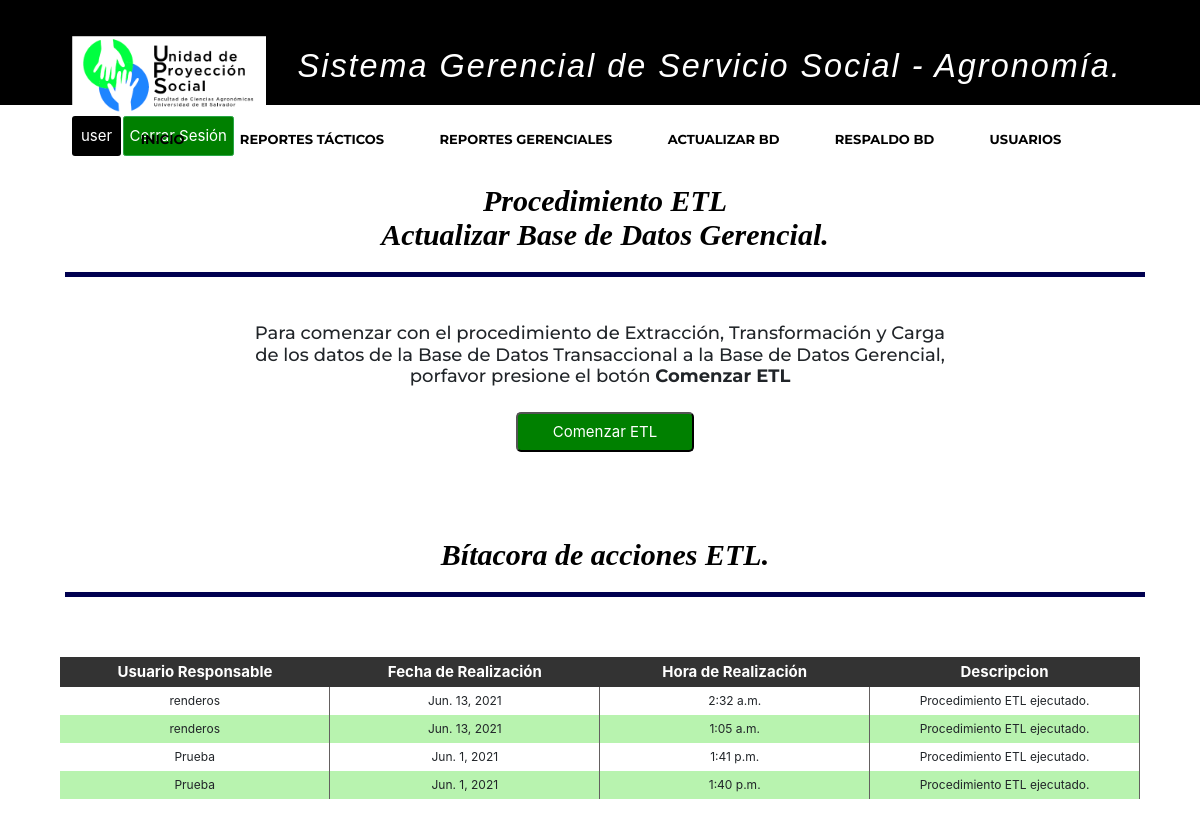
Page /sistemaGerencialAgro/procedimientoETL/ (signed in) on the earlier database version.
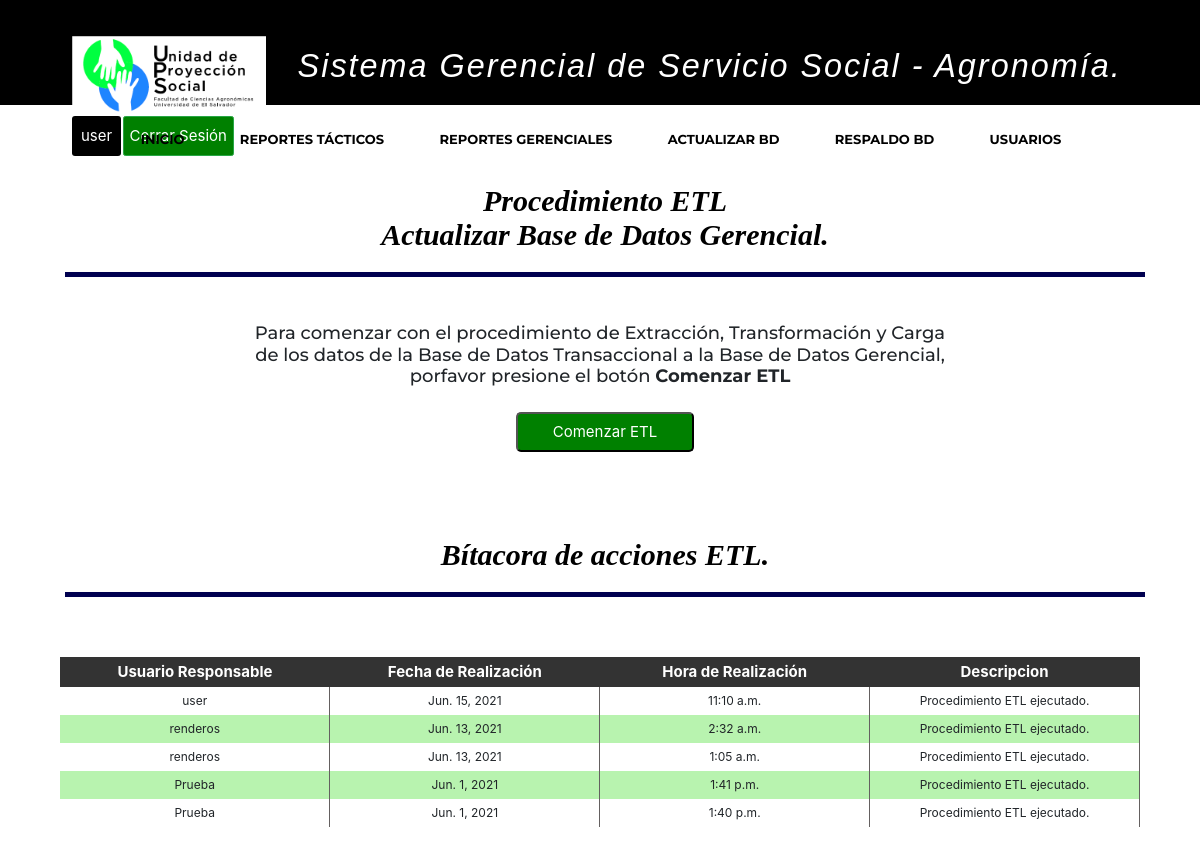
Same page on the later database version.
### apps/usuario/models.py (models this page shows, shortened)
class Usuario(AbstractBaseUser):
    username = models.CharField('Nombre de usuario',unique = True, max_length=15, blank=False)
    email = models.EmailField('Correo Electrónico', max_length=254,unique = True, blank=False)
    nombres = models.CharField('Nombres', max_length=200, null = False, blank=False)
    apellidos = models.CharField('Apellidos', max_length=200, null = False, blank=False)
    imagen = models.ImageField('Imagen de Perfil', upload_to='perfil/', max_length=200,blank = True,null = True)
    is_active = models.BooleanField(default = True)
    usuario_administrador = models.BooleanField(default = False)
    rol=models.CharField(max_length=3,null=False, blank=False,choices=roles,default='EST')
    objects = UsuarioManager()
    USERNAME_FIELD = 'username'
    REQUIRED_FIELDS = ['email','nombres', 'apellidos']

### apps/proyecto/models.py (models this page shows, shortened)
class Bitacora(models.Model):
    usuario = models.CharField(max_length=25, null=False, blank=False)
    fecha_modificacion = models.DateField(null=False)
    hora_modificacion = models.TimeField(null=False)
    descripcion = models.CharField(max_length=100, null=False, blank=False)

### apps/proyecto/views.py (the view)
# urls.py: path('sistemaGerencialAgro/procedimientoETL/', login_required(procedimientoETL), name='procedimientoETL'),
def procedimientoETL(request):
    bitacora = Bitacora.objects.order_by('-fecha_modificacion', '-hora_modificacion')
    context = {
        'bitacora': bitacora,
    }
    return render(
        request,
        'proyecto/procesoETL.html',
        context
    )

### templates/proyecto/procesoETL.html (shortened to what this page needs)
{% extends 'base/base.html' %}
{% load static %}
{% block content %}
{% if user.is_authenticated %}
    {% if request.user.rol == 'ADM' %}
      <header>
        <div class="container">
            <h2 align="center" class="form-titulo" style ="margin-left: 5px;">Procedimiento ETL </br>Actualizar Base de Datos Gerencial.</h2>
        </div>
      </header>
    <div class="container">
        {% if mensaje %}
            </br>
            <h3> <strong><i> {{ mensaje }} </i></strong> </h3>
        {% else %}
            <h4>Para comenzar con el procedimiento de Extracción, Transformaci&oacute;n y Carga</br> de los datos de la Base de Datos Transaccional a la Base de Datos Gerencial, </br> porfavor presione el bot&oacute;n <strong>Comenzar ETL</strong> </h4>
            <a><input class = "btn-buscar btn-busqueda"  type="button" data-toggle="modal" data-target="#modalETL" value="Comenzar ETL"></a>
        {% endif %}
        <h2 align="center" class="form-titulo" style ="margin-left: 5px;">B&iacute;tacora de acciones ETL.</h2>
        <div>
            <table>
                <thead>
            	   <tr>
                        <th>Usuario Responsable</th>
                		<th>Fecha de Realizaci&oacute;n</th>
                        <th>Hora de Realizaci&oacute;n</th>
                        <th>Descripcion</th>
            		</tr>
                </thead>
                {% if bitacora %}
                {% for bi in bitacora %}
            		<tr class="etiqueta-tr">
                        <td class="th-borde width-th-xx" style = "text-align:center;">{{ bi.usuario }}</td>
                		<td class="th-borde width-th-xx" style = "text-align:center;">{{ bi.fecha_modificacion }}</td>
                        <td class="th-borde width-th-xx" style = "text-align:center;">{{ bi.hora_modificacion }}</td>
                		<td class="th-borde width-th-xx" style = "text-align:center;">{{ bi.descripcion }}</td>
            		</tr>
                {% endfor %}
                {% endif %}
        	</table>
        </div>
    {% endif %}
{% endif %}
{% endblock %}

### templates/base/base.html (shortened to what this page needs)
{% load static %}
<!DOCTYPE html>
<html>
<head>
 {% block head %}
	{% block static %}
	<link rel = "stylesheet" href = "{% static 'lib/bootstrap/css/bootstrap.min.css' %}">
	<link rel = "stylesheet" href = "{% static 'lib/animate/animate.min.css' %}">
	<link rel = "stylesheet" href = "{% static 'lib/ionicons/css/ionicons.min.css' %}">
	<link rel = "stylesheet" href = "{% static 'css/style.css' %}">
	<link rel = "stylesheet" href = "{% static 'css/bootstrap.min.css' %}">
	<link rel = "stylesheet" href = "{% static 'css/archivo.css' %}">
	<link rel = "stylesheet" href = "{% static 'css/estilos_sec_not.css' %}">
	<link rel = "stylesheet" type = "text/css" href = "{% static 'css/jquery-ui.css' %}"/>
	<link rel = "stylesheet" type = "text/css" href = "{% static 'css/jquery.dataTables.min.css' %}"/>
	{% endblock %}
{% endblock %}
</head>
{% if user.is_authenticated %}
<body>
  <header id="header">
    <div class="container-fluid navbar navbar-light" style="height:90px;">
      <div id="logo" class="pull-left">
        <a  href=" {% url 'sistemaGerencialAgro:index' %}"><img src="{% static 'img/logoUPSAgro.png' %} " class ="imglogo"></a>
        <h1>Sistema Gerencial de Servicio Social - Agronom&iacute;a.</h1>
      </div>
      <div id="logo" class="pull-rigth">
				<a href="{% url 'password_change' %}" style="text-decoration:none"><input type="button" href="{% url 'password_change' %}" class="btn-success btn" name="submit" value="{{ user.username }}" style="background:black; border:none"></a>
        <a href="{% url 'usuario:logout' %}" style="text-decoration:none"><input type="button" class="btn btn-success btn-sm" name="submit" value="Cerrar Sesi&oacute;n" style="background:green;"></a>
			</div>
    </div>
    <div class="bot">
      <ul class="nav-menu">
        <li class="list-group-item" onclick="window.location.href='{% url 'sistemaGerencialAgro:index' %}'"><a style="text-decoration:none" href="{% url 'sistemaGerencialAgro:index' %}">Inicio</a></li>
        <li class="list-group-item menu-has-children"><a style="text-decoration:none" href="#intro">Reportes T&aacute;cticos</a>
        </li>
        {% if request.user.rol == 'ADM' or request.user.rol == 'GER' %}
        <li class="list-group-item menu-has-children"><a style="text-decoration:none" href="#intro">Reportes Gerenciales</a>
        </li>
        {% endif %}
        {% if request.user.rol == 'ADM'%}
        <li class="list-group-item" onclick="window.location.href='{% url 'sistemaGerencialAgro:procedimientoETL' %}'"><a style="text-decoration:none" href="{% url 'sistemaGerencialAgro:procedimientoETL' %}">Actualizar BD</a></li>
        <li class="list-group-item" onclick="window.location.href='{% url 'sistemaGerencialAgro:actualizarBD' %}'"><a style="text-decoration:none" href="{% url 'sistemaGerencialAgro:actualizarBD' %}">Respaldo BD</a></li>
        <li class="list-group-item" onclick="window.location.href='{% url 'usuario:inicio_usuarios' %}'"><a style="text-decoration:none" href="{% url 'usuario:inicio_usuarios' %}">Usuarios</a></li>
        {% endif %}
      </ul>
    </div>
  </header>
  <section>
    <div class="container">
  		{% block content %}{%endblock%}
    </div>
  </section>
</body>
{% endif %}
</html>

### static/css/style.css (style rules this page uses)
body { background: #fff; color: #666666; font-family: "Open Sans", sans-serif; }
a { color: #18d26e; transition: 0.5s; }
h1, h2, h3, h4, h5, h6 { font-family: "Montserrat", sans-serif; font-weight: 400; margin: 0 0 20px 0; padding: 0; }
#header { padding: 30px 0; height: 105px; position: fixed; left: 0; top: 0; right: 0; transition: all 0.5s; z-index: 57; background-color: black; display: block; }
#header #logo { float: left; }
#header #logo h1 { font-size: 2.7vw; margin: 30px; padding: 0; line-height: 1; font-family: "Perpetua", Helvetica, Arial; font-style: italic; font-weight: 50; letter-spacing: 2px; }
#header #logo img { padding: 0; margin: 0; }
.nav-menu, .nav-menu * { margin: 0; padding: 0; list-style: none; text-align: center; display: block; }
.nav-menu li { position: relative; white-space: nowrap; }
.nav-menu > li { float: center; }
.nav-menu a { padding: 0 8px 10px 8px; text-decoration: none; display: inline-block; color: black; font-family: "Montserrat", sans-serif; font-weight: 700; font-size: 13px; text-transform: uppercase; outline: none; }
.nav-menu > li { margin-left: 10px; }
@media (min-width: 1024px) { #header #logo { padding-left: 60px; } }

### static/css/archivo.css (style rules this page uses)
html { font-size: 12px; }
h1 { text-align: center; font: oblique bold 100% cursive; font-weight: bold; font-size: 30px; color: white; margin-left: 10px; }
section, .container { display: block; width: 100%; margin-left: auto; margin-right: auto; }
section { font-size: inherit; }
.bot { background-color: white; text-align: center; }
.btn { display: inline; background-color: green; color: white; horiz-align: right; font-size: 13px; text-align: center; white-space: nowrap; }
.list-group-item { display: inline-block; margin-left: 8px; margin-right: 8px; padding: 10px; background-color: transparent; border: none; font-size: 12px; color: black; }
h2 { text-align: center; font: oblique bold 100% cursive; color: black; padding-right: 150px; }
.imglogo { display: inline-block; width: auto; height: 80px; background-repeat: no-repeat; background-size: contain; }
header { display: block; width: 100%; font-size: 5px; }
header h1 { display: inline; }
table { width: 100%; }
table tbody td { text-align: center; }
thead { background-color: #333333; }
input { width: 180px; height: 20px; }
input[type="button"], input[type="submit"] { font-size: 15px; width: auto; height: 40px; white-space: nowrap; }
th, tr th { color: white; text-align: center; font-size: 15px; height: 30px; }

### static/css/estilos_sec_not.css (style rules this page uses)
.container { display: block; text-align: center; margin-left: auto; margin-right: auto; }
.form-titulo { background: white; color: black; padding: 20px; text-align: center; font-weight: 100px; font-size: 30px; border-bottom: 5px solid #000050; margin-top: 30px; width: 100%; }
.btn-buscar { text-align: center; background: green; color: white; margin: auto; padding: 0px 35px; border-radius: 5px ; }
.btn-busqueda { margin-left: 10px; }
.width-th-xx { width: 10%; padding: 5px; }
.th-borde { border-right:0.5px solid #646060; }
tr:nth-child(even) { background-color: #b8f3af; }

Differences in the rows shown:
added Bitacora: usuario "user", fecha_modificacion "Jun. 15, 2021", hora_modificacion "11:10 a.m.", descripcion "Procedimiento ETL ejecutado."
